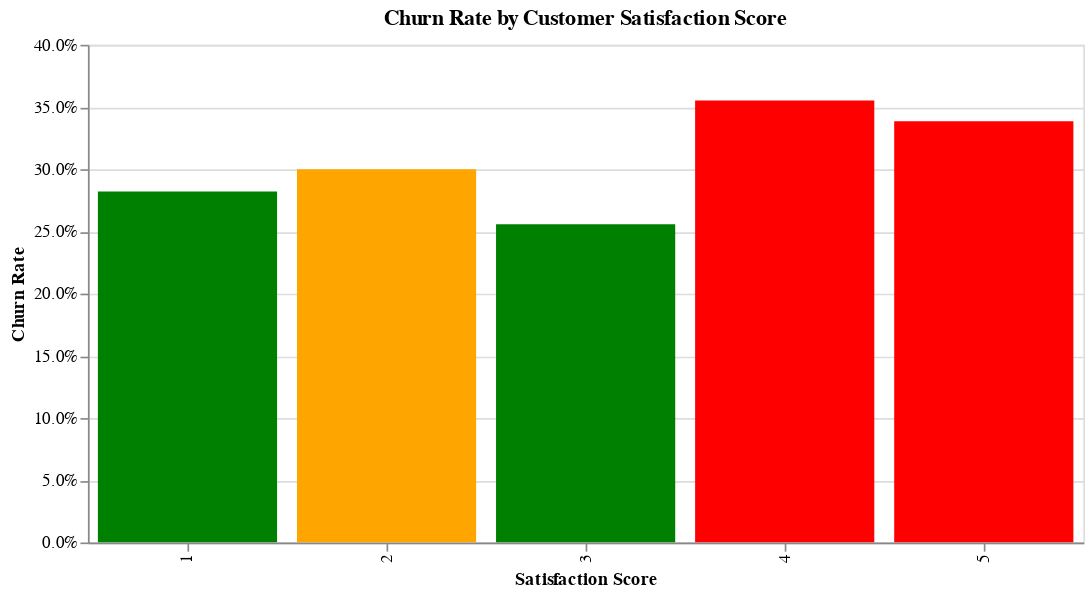

The notebook cell saved with this chart:
### Code cell
churn_rate_by_satisfaction = df.groupby('satisfaction_score')['churned'].mean().reset_index()
churn_rate_by_satisfaction.rename(columns={'churned': 'churn_rate'}, inplace=True)

churn_rate_by_satisfaction['satisfaction_score'] = churn_rate_by_satisfaction['satisfaction_score'].astype(int)

churn_rate_by_satisfaction = churn_rate_by_satisfaction.sort_values('satisfaction_score')

def churn_color(rate):
    if rate < 0.3:
        return "green"
    elif rate < 0.32:
        return "orange"
    else:
        return "red"

churn_rate_by_satisfaction['color'] = churn_rate_by_satisfaction['churn_rate'].apply(churn_color)

chart = alt.Chart(churn_rate_by_satisfaction).mark_bar().encode(
    x=alt.X('satisfaction_score:O', title='Satisfaction Score'),
    y=alt.Y('churn_rate:Q', title='Churn Rate', axis=alt.Axis(format='.1%')),
    color=alt.Color('color:N', scale=None, legend=None),
    tooltip=[
        alt.Tooltip('satisfaction_score:O', title='Satisfaction Score'),
        alt.Tooltip('churn_rate:Q', title='Churn Rate', format='.2%')
    ]
).properties(
    title='Churn Rate by Customer Satisfaction Score',
    width=600
).interactive()

chart

### Figure 1 — Vega-Lite specification as saved in the notebook (floating-point values rounded to 4 significant figures)
{"config": {"view": {"continuousWidth": 300, "continuousHeight": 300}}, "data": {"name": "data-1d8accb2296578e458faaa544044debe"}, "mark": {"type": "bar"}, "encoding": {"color": {"field": "color", "legend": null, "scale": null, "type": "nominal"}, "tooltip": [{"field": "satisfaction_score", "title": "Satisfaction Score", "type": "ordinal"}, {"field": "churn_rate", "format": ".2%", "title": "Churn Rate", "type": "quantitative"}], "x": {"field": "satisfaction_score", "title": "Satisfaction Score", "type": "ordinal"}, "y": {"axis": {"format": ".1%"}, "field": "churn_rate", "title": "Churn Rate", "type": "quantitative"}}, "params": [{"name": "param_1e9efca18e7a2868", "select": {"type": "interval", "encodings": ["x", "y"]}, "bind": "scales"}], "title": "Churn Rate by Customer Satisfaction Score", "width": 600, "$schema": "https://vega.github.io/schema/vega-lite/v6.1.0.json", "datasets": {"data-1d8accb2296578e458faaa544044debe": [{"satisfaction_score": 1, "churn_rate": 0.2821, "color": "green"}, {"satisfaction_score": 2, "churn_rate": 0.3, "color": "orange"}, {"satisfaction_score": 3, "churn_rate": 0.2558, "color": "green"}, {"satisfaction_score": 4, "churn_rate": 0.3553, "color": "red"}, {"satisfaction_score": 5, "churn_rate": 0.3385, "color": "red"}]}}
